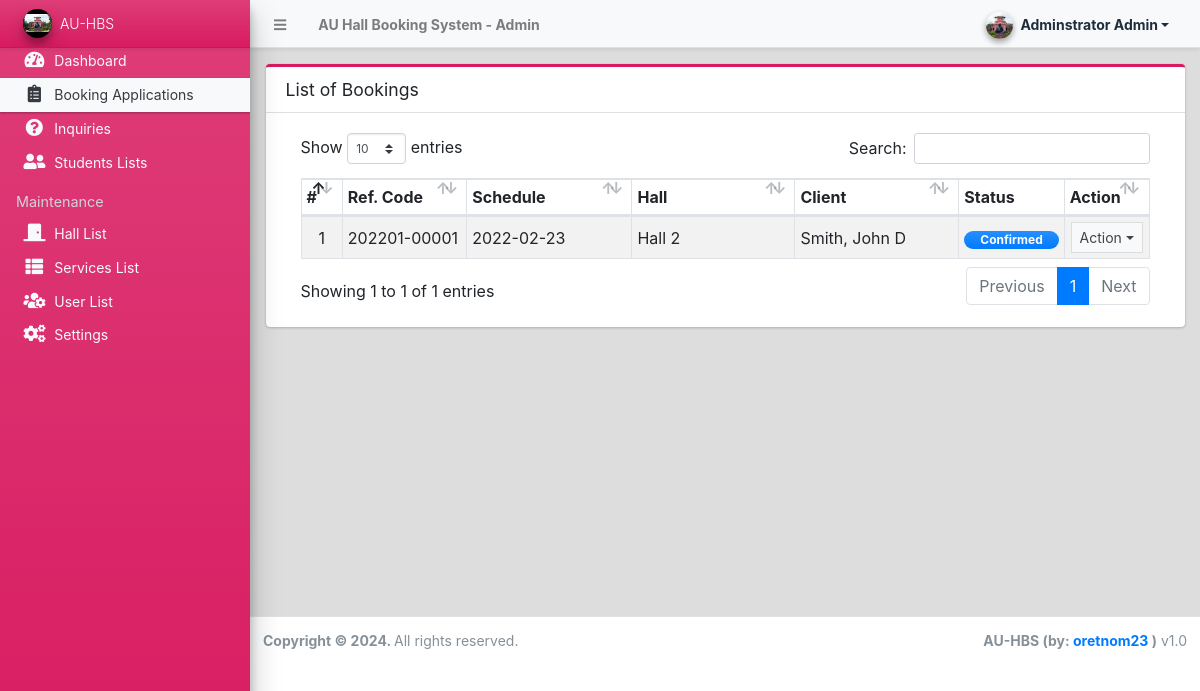
The app's page /admin/?page=bookings (signed in) with its own data.
### tables this page shows
CREATE TABLE `booking_list` (
  `id` int(30) NOT NULL,
  `code` varchar(100) NOT NULL,
  `student_id` int(30) NOT NULL,
  `hall_id` int(30) NOT NULL,
  `services_ids` text DEFAULT NULL,
  `schedule` date NOT NULL,
  `total_students` float NOT NULL DEFAULT 0,
  `remarks` text NOT NULL,
  `status` tinyint(1) NOT NULL DEFAULT 0,
  `date_created` datetime NOT NULL DEFAULT current_timestamp(),
  `date_updated` datetime DEFAULT NULL ON UPDATE current_timestamp()
);

CREATE TABLE `hall_list` (
  `id` int(30) NOT NULL,
  `code` varchar(100) NOT NULL,
  `name` text NOT NULL,
  
  `description` text NOT NULL,
  `image_path` text DEFAULT NULL,
  `status` tinyint(1) NOT NULL DEFAULT 1,
  `delete_flag` tinyint(1) NOT NULL DEFAULT 0,
  `date_created` datetime NOT NULL DEFAULT current_timestamp(),
  `date_updated` datetime DEFAULT NULL ON UPDATE current_timestamp()
);

### admin/bookings/index.php (the view, shortened to what this page needs)
<div class="card card-outline card-maroon">
	<div class="card-header">
		<h3 class="card-title">List of Bookings</h3>
	</div>
	<div class="card-body">
		<div class="container-fluid">
        <div class="container-fluid">
			<table class="table table-hover table-striped table-bordered">
				<colgroup>
					<col width="5%">
					<col width="15%">
					<col width="20%">
					<col width="20%">
					<col width="20%">
					<col width="10%">
					<col width="10%">
				</colgroup>
				<thead>
					<tr>
						<th>#</th>
						<th>Ref. Code</th>
						<th>Schedule</th>
						<th>Hall</th>
						<th>Client</th>
						<th>Status</th>
						<th>Action</th>
					</tr>
				</thead>
				<tbody>
					<?php
						$i = 1;
						$qry = $conn->query("SELECT b.*,h.name as `hall`,concat(c.lastname,', ',c.firstname,' ', c.middlename) as fullname from `booking_list` b inner join `hall_list` h on b.hall_id = h.id inner join student_list c on b.student_id = c.id order by b.status asc, unix_timestamp(b.`date_created`) desc ");
						while($row = $qry->fetch_assoc()):
					?>
						<tr>
							<td class="text-center"><?= $i++; ?></td>
							<td><?php echo ($row['code']) ?></td>
							<td class=""><?php echo date("Y-m-d",strtotime($row['schedule'])) ?></td>
							<td class=""><?= $row['hall'] ?></td>
							<td class=""><?= $row['fullname'] ?></td>
							<td class="text-center">
								<?php
									switch ($row['status']){
										case 1:
											echo '<span class="rounded-pill badge badge-primary bg-gradient-primary px-3">Confirmed</span>';
											break;
									}
								?>
							</td>
							<td align="center">
								 <button type="button" class="btn btn-flat btn-default btn-sm dropdown-toggle dropdown-icon" data-toggle="dropdown">
				                  		Action
				                  </button>
							</td>
						</tr>
					<?php endwhile; ?>
				</tbody>
			</table>
		</div>
		</div>
	</div>
</div>

### records on screen
booking_list: code "202201-00001", schedule "2022-02-23", hall.name "Hall 2", fullname "Smith, John D", status "Confirmed"

### other values on screen
$_settings->info('name') "AU Hall Booking System"
$_settings->userdata('firstname').' '.$_settings->userdata('lastname') "Adminstrator Admin"
$_settings->info('short_name') "AU-HBS"
